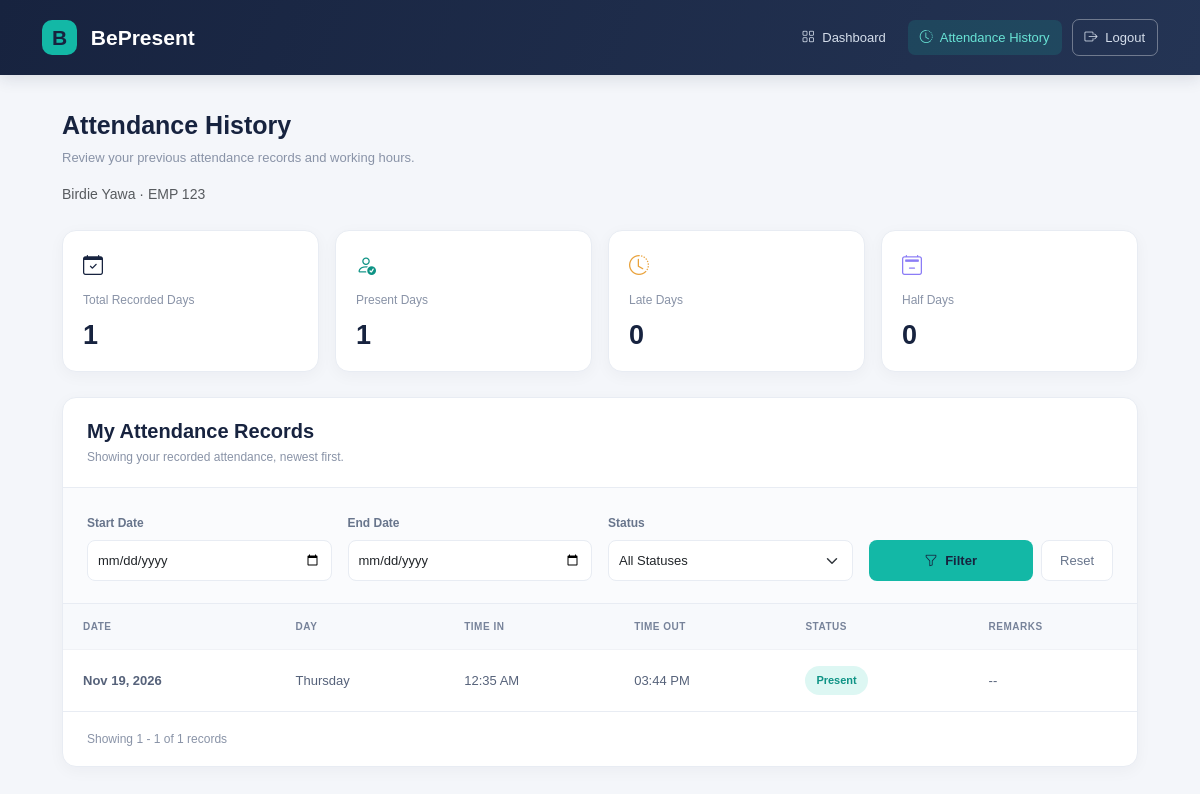
The app's page /employee/history.php (signed in) with its own data.
### tables this page shows
CREATE TABLE `employees` (
  `id` int(11) NOT NULL,
  `user_id` int(11) DEFAULT NULL,
  `employee_code` varchar(30) NOT NULL,
  `first_name` varchar(100) NOT NULL,
  `last_name` varchar(100) NOT NULL,
  `email` varchar(100) NOT NULL,
  `phone` varchar(20) DEFAULT NULL,
  `position` varchar(100) DEFAULT NULL,
  `hire_date` date DEFAULT NULL,
  `employment_status` enum('Active','Inactive') DEFAULT 'Active',
  `created_at` timestamp NOT NULL DEFAULT current_timestamp()
);

CREATE TABLE `attendance` (
  `id` int(11) NOT NULL,
  `employee_id` int(11) NOT NULL,
  `attendance_date` date NOT NULL,
  `time_in` time DEFAULT NULL,
  `time_out` time DEFAULT NULL,
  `status` enum('Present','Late','Half Day') DEFAULT 'Present',
  `remarks` varchar(255) DEFAULT NULL,
  `created_at` timestamp NOT NULL DEFAULT current_timestamp()
);

### employee/history.php (the view, shortened to what this page needs)
<?php
require_once '../connection/connect.php';
$user_id = $_SESSION['user_id'];
$stmt = $conn->prepare("
    SELECT
        e.id,
        e.first_name,
        e.last_name,
        e.employee_code,
        e.position
    FROM employees e
    INNER JOIN users u ON e.user_id = u.id
    WHERE e.user_id = ?
    AND u.is_active = 1
");
$stmt->execute([$user_id]);
$employee = $stmt->fetch();
$employee_id = $employee['id'];
$start_date = $_GET['start_date'] ?? '';
$end_date = $_GET['end_date'] ?? '';
$where = ["employee_id = :employee_id"];
$params = ['employee_id' => $employee_id];
$where_sql = implode(' AND ', $where);
$records_per_page = 10;
$page = max(1, (int) ($_GET['page'] ?? 1));
$count_stmt = $conn->prepare("
    SELECT COUNT(*)
    FROM attendance
    WHERE $where_sql
");
$count_stmt->execute($params);
$total_records = (int) $count_stmt->fetchColumn();
$total_pages = max(1, (int) ceil($total_records / $records_per_page));
$page = min($page, $total_pages);
$offset = ($page - 1) * $records_per_page;
$stmt = $conn->prepare("
    SELECT
        attendance_date,
        time_in,
        time_out,
        status,
        remarks
    FROM attendance
    WHERE $where_sql
    ORDER BY attendance_date DESC
    LIMIT $records_per_page OFFSET $offset
");
$stmt->execute($params);
$records = $stmt->fetchAll();
$stmt = $conn->prepare("
    SELECT
        COUNT(*) AS total_days,
        SUM(CASE WHEN status = 'Present' THEN 1 ELSE 0 END) AS present_days,
        SUM(CASE WHEN status = 'Late' THEN 1 ELSE 0 END) AS late_days,
        SUM(CASE WHEN status = 'Half Day' THEN 1 ELSE 0 END) AS half_days
    FROM attendance
    WHERE employee_id = ?
");
$stmt->execute([$employee_id]);
$summary = $stmt->fetch();
$total_days = (int) ($summary['total_days'] ?? 0);
$present_days = (int) ($summary['present_days'] ?? 0);
$late_days = (int) ($summary['late_days'] ?? 0);
$half_days = (int) ($summary['half_days'] ?? 0);
?>
<!DOCTYPE html>
<html lang="en">
<head>
    <link href="https://cdn.jsdelivr.net/npm/bootstrap@5.3.3/dist/css/bootstrap.min.css" rel="stylesheet">
    <link rel="stylesheet"
        href="https://cdn.jsdelivr.net/npm/bootstrap-icons@1.11.3/font/bootstrap-icons.min.css">
</head>
<body>
<nav class="navbar navbar-dark">
    <div class="container d-flex flex-wrap justify-content-between">
        <a class="navbar-brand" href="dashboard.php">
            <span class="brand-logo">B</span>
            BePresent
        </a>
        <div class="nav-links">
            <a href="dashboard.php">
                <i class="bi bi-grid me-1"></i>
                Dashboard
            </a>
            <a href="history.php" class="active">
                <i class="bi bi-clock-history me-1"></i>
                Attendance History
            </a>
            <a href="../logout.php" class="logout-button">
                <i class="bi bi-box-arrow-right me-1"></i>
                Logout
            </a>
        </div>
    </div>
</nav>
<div class="container page-container">
    <div class="page-heading">
        <h2>Attendance History</h2>
        <p>
            Review your previous attendance records and working hours.
        </p>
        <div class="text-muted small">
            <?= htmlspecialchars($employee['first_name'] . ' ' . $employee['last_name']) ?>
            · <?= htmlspecialchars($employee['employee_code']) ?>
        </div>
    </div>
    <div class="row g-3">
        <div class="col-6 col-lg-3">
            <div class="summary-card">
                <div class="summary-icon" style="color:var(--navy);">
                    <i class="bi bi-calendar-check"></i>
                </div>
                <p>Total Recorded Days</p>
                <h3><?= number_format($total_days) ?></h3>
            </div>
        </div>
        <div class="col-6 col-lg-3">
            <div class="summary-card">
                <div class="summary-icon" style="color:var(--teal-dark);">
                    <i class="bi bi-person-check"></i>
                </div>
                <p>Present Days</p>
                <h3><?= number_format($present_days) ?></h3>
            </div>
        </div>
        <div class="col-6 col-lg-3">
            <div class="summary-card">
                <div class="summary-icon" style="color:var(--amber);">
                    <i class="bi bi-clock-history"></i>
                </div>
                <p>Late Days</p>
                <h3><?= number_format($late_days) ?></h3>
            </div>
        </div>
        <div class="col-6 col-lg-3">
            <div class="summary-card">
                <div class="summary-icon" style="color:var(--purple);">
                    <i class="bi bi-calendar2-minus"></i>
                </div>
                <p>Half Days</p>
                <h3><?= number_format($half_days) ?></h3>
            </div>
        </div>
    </div>
    <section class="content-card">
        <div class="content-header">
            <h5>My Attendance Records</h5>
            <p>
                Showing your recorded attendance, newest first.
            </p>
        </div>
        <form method="GET" class="filter-area">
            <div class="row g-3 align-items-end">
                <div class="col-md-3">
                    <label class="form-label">Start Date</label>
                    <input
                        type="date"
                        name="start_date"
                        class="form-control"
                        value="<?= htmlspecialchars($start_date) ?>"
                    >
                </div>
                <div class="col-md-3">
                    <label class="form-label">End Date</label>
                    <input
                        type="date"
                        name="end_date"
                        class="form-control"
                        value="<?= htmlspecialchars($end_date) ?>"
                    >
                </div>
                <div class="col-md-3">
                    <label class="form-label">Status</label>
                    <select name="status" class="form-select">
                        <option value="">All Statuses</option>
                    </select>
                </div>
                <div class="col-md-3 d-flex gap-2">
                    <button type="submit" class="btn filter-button flex-grow-1">
                        <i class="bi bi-funnel me-1"></i>
                        Filter
                    </button>
                    <a href="history.php" class="btn reset-button">
                        Reset
                    </a>
                </div>
            </div>
        </form>
        <div class="table-wrapper">
            <table>
                <thead>
                    <tr>
                        <th>DATE</th>
                        <th>DAY</th>
                        <th>TIME IN</th>
                        <th>TIME OUT</th>
                        <th>STATUS</th>
                        <th>REMARKS</th>
                    </tr>
                </thead>
                <tbody>
                    <?php if (count($records) > 0): ?>
                        <?php foreach ($records as $record): ?>
                            <?php
                            $status_class = 'status-present';
                            ?>
                            <tr>
                                <td>
                                    <strong>
                                        <?= date(
                                            'M d, Y',
                                            strtotime($record['attendance_date'])
                                        ) ?>
                                    </strong>
                                </td>
                                <td>
                                    <?= date(
                                        'l',
                                        strtotime($record['attendance_date'])
                                    ) ?>
                                </td>
                                <td>
                                    <?= $record['time_in']
                                        ? date('h:i A', strtotime($record['time_in']))
                                        : '--' ?>
                                </td>
                                <td>
                                    <?= $record['time_out']
                                        ? date('h:i A', strtotime($record['time_out']))
                                        : '--' ?>
                                </td>
                                <td>
                                    <span class="status <?= $status_class ?>">
                                        <?= htmlspecialchars($record['status']) ?>
                                    </span>
                                </td>
                                <td>
                                    <?= !empty($record['remarks'])
                                        ? htmlspecialchars($record['remarks'])
                                        : '--' ?>
                                </td>
                            </tr>
                        <?php endforeach; ?>
                    <?php endif; ?>
                </tbody>
            </table>
        </div>
        <div class="pagination-area">
            <p>
                Showing
                <?= $total_records > 0 ? $offset + 1 : 0 ?>
                -
                <?= min($offset + $records_per_page, $total_records) ?>
                of <?= number_format($total_records) ?> records
            </p>
        </div>
    </section>
</div>
</body>
</html>

### employee/history.php (style rules this page uses)
:root { --navy: #17233F; --teal: #13B8A6; --teal-dark: #0E9385; --coral: #F47770; --purple: #8B7CF6; --amber: #E9A23B; --background: #F4F6FA; --text: #26334D; --muted: #8993A7; --border: #E8ECF3; }
body { background: var(--background); color: var(--text); font-family: Arial, sans-serif; }
.navbar { background: linear-gradient(110deg, var(--navy), #243454); padding: 15px 0; box-shadow: 0 4px 15px rgba(23,35,63,0.12); }
.navbar-brand { color: white !important; font-size: 21px; font-weight: 750; }
.brand-logo { display: inline-flex; align-items: center; justify-content: center; width: 35px; height: 35px; margin-right: 8px; background: var(--teal); color: var(--navy); border-radius: 10px; }
.nav-links { display: flex; align-items: center; gap: 10px; }
.nav-links a { color: #D5DEEB; text-decoration: none; font-size: 13px; padding: 8px 12px; border-radius: 7px; }
.nav-links a.active, .nav-links a:hover { background: rgba(19,184,166,0.16); color: #68E3D5; }
.logout-button { border: 1px solid rgba(255,255,255,0.35); color: white; border-radius: 8px; padding: 7px 12px; font-size: 12px; text-decoration: none; }
.page-container { max-width: 1100px; margin: 35px auto; padding: 0 12px 30px; }
.page-heading { margin-bottom: 25px; }
.page-heading h2 { color: var(--navy); font-weight: 750; font-size: 25px; }
.page-heading p { color: var(--muted); font-size: 13px; }
.summary-card, .content-card { background: white; border: 1px solid var(--border); border-radius: 14px; box-shadow: 0 4px 16px rgba(23,35,63,0.04); }
.summary-card { padding: 20px; height: 100%; }
.summary-card p { color: var(--muted); font-size: 12px; margin-bottom: 10px; }
.summary-card h3 { color: var(--navy); font-size: 27px; font-weight: 750; margin: 0; }
.summary-icon { font-size: 20px; margin-bottom: 10px; }
.content-card { margin-top: 25px; overflow: hidden; }
.content-header { padding: 21px 24px; border-bottom: 1px solid var(--border); }
.content-header h5 { color: var(--navy); font-weight: 750; margin: 0; }
.content-header p { color: var(--muted); font-size: 12px; margin: 5px 0 0; }
.filter-area { padding: 22px 24px; background: #FAFBFD; border-bottom: 1px solid var(--border); }
.form-label { color: #68758C; font-size: 12px; font-weight: 700; }
.form-control, .form-select { border: 1px solid var(--border); border-radius: 8px; padding: 10px; font-size: 13px; }
.filter-button { background: var(--teal); color: var(--navy); border: none; border-radius: 8px; font-size: 13px; font-weight: 700; padding: 10px 18px; }
.reset-button { color: #68758C; border: 1px solid var(--border); background: white; border-radius: 8px; font-size: 13px; padding: 10px 18px; text-decoration: none; }
.table-wrapper { overflow-x: auto; }
table { width: 100%; border-collapse: collapse; min-width: 700px; }
thead { background: #F7F9FC; }
th { padding: 15px 20px; color: #77839A; font-size: 10px; letter-spacing: 0.5px; white-space: nowrap; }
td { padding: 16px 20px; border-top: 1px solid #F0F2F6; color: #56627A; font-size: 13px; }
.status { display: inline-block; padding: 6px 11px; border-radius: 20px; font-size: 11px; font-weight: 750; }
.status-present { background: #DDF7F3; color: #0E9385; }
.pagination-area { display: flex; align-items: center; justify-content: space-between; flex-wrap: wrap; gap: 15px; padding: 18px 24px; border-top: 1px solid var(--border); }
.pagination-area p { color: var(--muted); font-size: 12px; margin: 0; }

### records on screen
employees: first_name+last_name "Birdie Yawa", employee_code "EMP 123"
attendance: attendance_date "Nov 19, 2026", attendance_date "Thursday", time_in "12:35 AM", time_out "03:44 PM", status "Present"

### other values on screen
$total_days "1"
$present_days "1"
$late_days "0"
$half_days "0"
$offset + 1 "1"
min($offset + $records_per_page, $total_records) "1"
$total_records "1"
